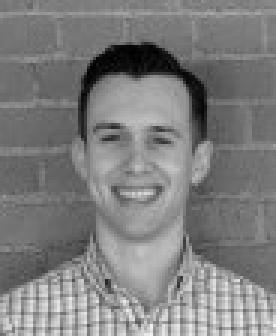
#> input picture input_images_pgm/1.pgm, 92 x 112 px (shown 3 times larger)
$ python -i face_align.py   (imports and definitions only)   (older library calls are emulated)
#> lines starting #> are read from the running program, lines starting #| are printed output that depends on the picture
#> further down, picture is the input picture: PIL image 92x112 L; min 0, max 241, mean 126.3
import os, sys, math
from PIL import Image

def Distance(p1,p2):
  dx = p2[0] - p1[0]
  dy = p2[1] - p1[1]
  return math.sqrt(dx*dx+dy*dy)

def ScaleRotateTranslate(image, angle, center = None, new_center = None, scale = None, resample=Image.BICUBIC):
  if (scale is None) and (center is None):
    return image.rotate(angle=angle, resample=resample)
  nx,ny = x,y = center
  sx=sy=1.0
  if new_center:
    (nx,ny) = new_center
  if scale:
    (sx,sy) = (scale, scale)
  cosine = math.cos(angle)
  sine = math.sin(angle)
  a = cosine/sx
  b = sine/sx
  c = x-nx*a-ny*b
  d = -sine/sy
  e = cosine/sy
  f = y-nx*d-ny*e
  return image.transform(image.size, Image.AFFINE, (a,b,c,d,e,f), resample=resample)

def CropFace(image, eye_left=(30,50), eye_right=(60,50), offset_pct=(0.2,0.2), dest_sz=(92,112)):
  # calculate offsets in original image
  offset_h = offset_pct[0] *dest_sz[0]
  offset_v = offset_pct[1]*dest_sz[1]
  # get the direction
  eye_direction = (eye_right[0] - eye_left[0], eye_right[1] - eye_left[1])
  # calc rotation angle in radians
  rotation = -math.atan2(float(eye_direction[1]),float(eye_direction[0]))
  # distance between them
  dist = Distance(eye_left, eye_right)
  # calculate the reference eye-width
  reference = dest_sz[0] - 2.0*offset_h
  # scale factor
  scale = float(dist)/float(reference)
  # rotate original around the left eye
  image = ScaleRotateTranslate(image, center=eye_left, angle=rotation)
  # crop the rotated image
  crop_xy = (eye_left[0] - scale*offset_h, eye_left[1] - scale*offset_v)
  crop_size = (dest_sz[0]*scale, dest_sz[1]*scale)
  image = image.crop((int(crop_xy[0]), int(crop_xy[1]), int(crop_xy[0]+crop_size[0]), int(crop_xy[1]+crop_size[1])))
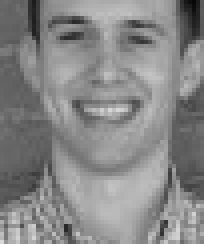
#> image: PIL image 51x61 L (shown 4 times larger); min 7, max 216, mean 134.9
  # resize it
  image = image.resize(dest_sz, Image.ANTIALIAS)
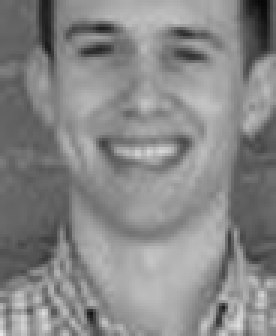
#> image: PIL image 92x112 L (shown 3 times larger); min 7, max 229, mean 134.9
  return image

def readFileNames():
    try:
        inFile = open('data.csv')
    except:
        raise IOError('There is no file named data.csv in current directory.')
        return False

    picPath = []
    picIndex = []

    for line in inFile.readlines():
        if line != '':
            fields = line.rstrip().split(';')
            picPath.append(fields[0])
            picIndex.append(int(fields[1]))

    return (picPath, picIndex)


# [10 lines not run here, left out]

>>> from PIL import Image
>>> picture = Image.open('input_images_pgm/1.pgm')
>>> result = CropFace(picture)

$ run again, on input_images_pgm/10.pgm
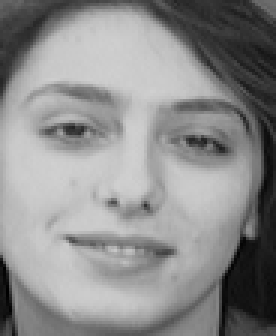
#> input picture input_images_pgm/10.pgm, 92 x 112 px (shown 3 times larger)
#> picture is the input picture: PIL image 92x112 L; min 0, max 208, mean 140.3
#> in CropFace, `image = image.crop((int(crop_xy[0]), int(crop_xy[1]), int(crop_xy[0]+c..`:
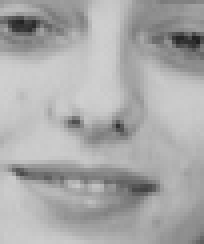
#> image: PIL image 51x61 L (shown 4 times larger); min 32, max 208, mean 169.8

$ run again, on input_images_pgm/2.pgm
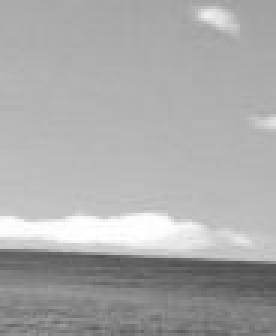
#> input picture input_images_pgm/2.pgm, 92 x 112 px (shown 3 times larger)
#> picture is the input picture: PIL image 92x112 L; min 79, max 255, mean 170.1
#> in CropFace, `image = image.crop((int(crop_xy[0]), int(crop_xy[1]), int(crop_xy[0]+c..`:
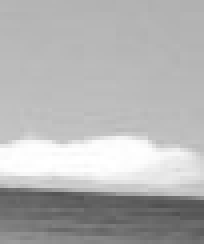
#> image: PIL image 51x61 L (shown 4 times larger); min 80, max 255, mean 179.4

$ run again, on input_images_pgm/3.pgm
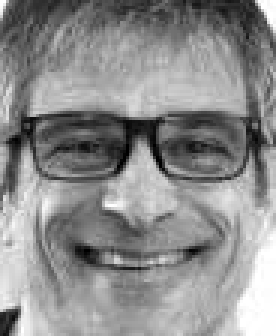
#> input picture input_images_pgm/3.pgm, 92 x 112 px (shown 3 times larger)
#> picture is the input picture: PIL image 92x112 L; min 0, max 255, mean 140.8
#> in CropFace, `image = image.crop((int(crop_xy[0]), int(crop_xy[1]), int(crop_xy[0]+c..`:
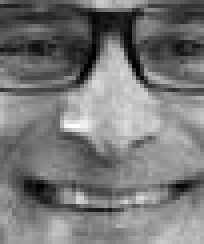
#> image: PIL image 51x61 L (shown 4 times larger); min 0, max 255, mean 119.4
#> in CropFace, `image = image.resize(dest_sz, Image.ANTIALIAS)`:
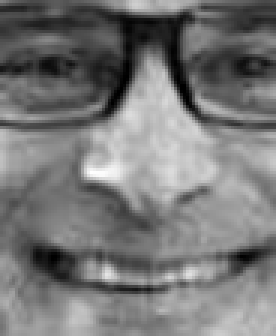
#> image: PIL image 92x112 L (shown 3 times larger); min 0, max 255, mean 119.5
